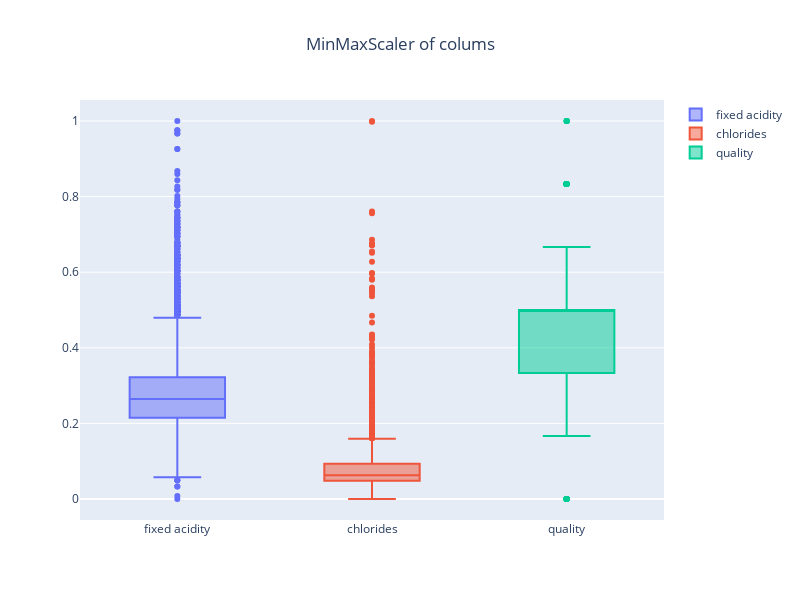

Notebook code cell kept with this figure:
### Code cell
# MinMaxScaler? 최대 최소값을 1과 0으로 강제로 맞추는 것
# MinMaxScaler of colums 시각화
fig = go.Figure()
fig.add_trace(go.Box(y=X_mms_pd["fixed acidity"], name="fixed acidity"))
fig.add_trace(go.Box(y=X_mms_pd["chlorides"], name="chlorides"))
fig.add_trace(go.Box(y=X_mms_pd["quality"], name="quality"))

fig.update_layout(width=800, height=600)
fig.update_layout(title="MinMaxScaler of colums", title_x=0.5)

fig.show()

### Figure 1 — Plotly figure (JSON) as saved in the notebook; plotly's stock layout.template omitted (floating-point values rounded to 4 significant figures; data arrays with more than 128 entries replaced by an {"elided": "..."} marker saying what was removed)
{"data": [{"name": "fixed acidity", "type": "box", "y": {"elided": "6497 float values"}}, {"name": "chlorides", "type": "box", "y": {"elided": "6497 float values"}}, {"name": "quality", "type": "box", "y": {"elided": "6497 float values"}}], "layout": {"height": 600, "title": {"text": "MinMaxScaler of colums", "x": 0.5}, "width": 800}}
